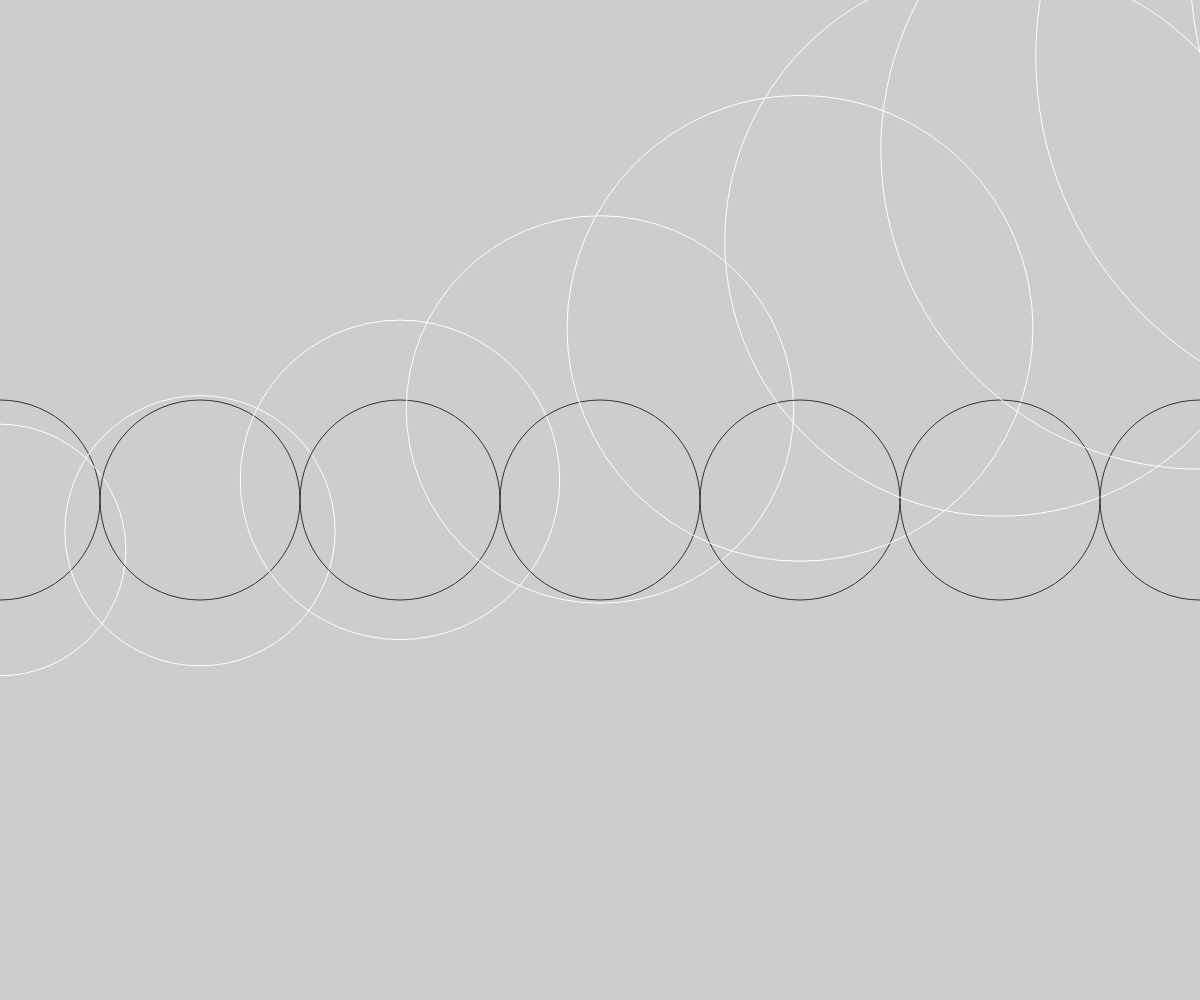
Frame 1 (no input)
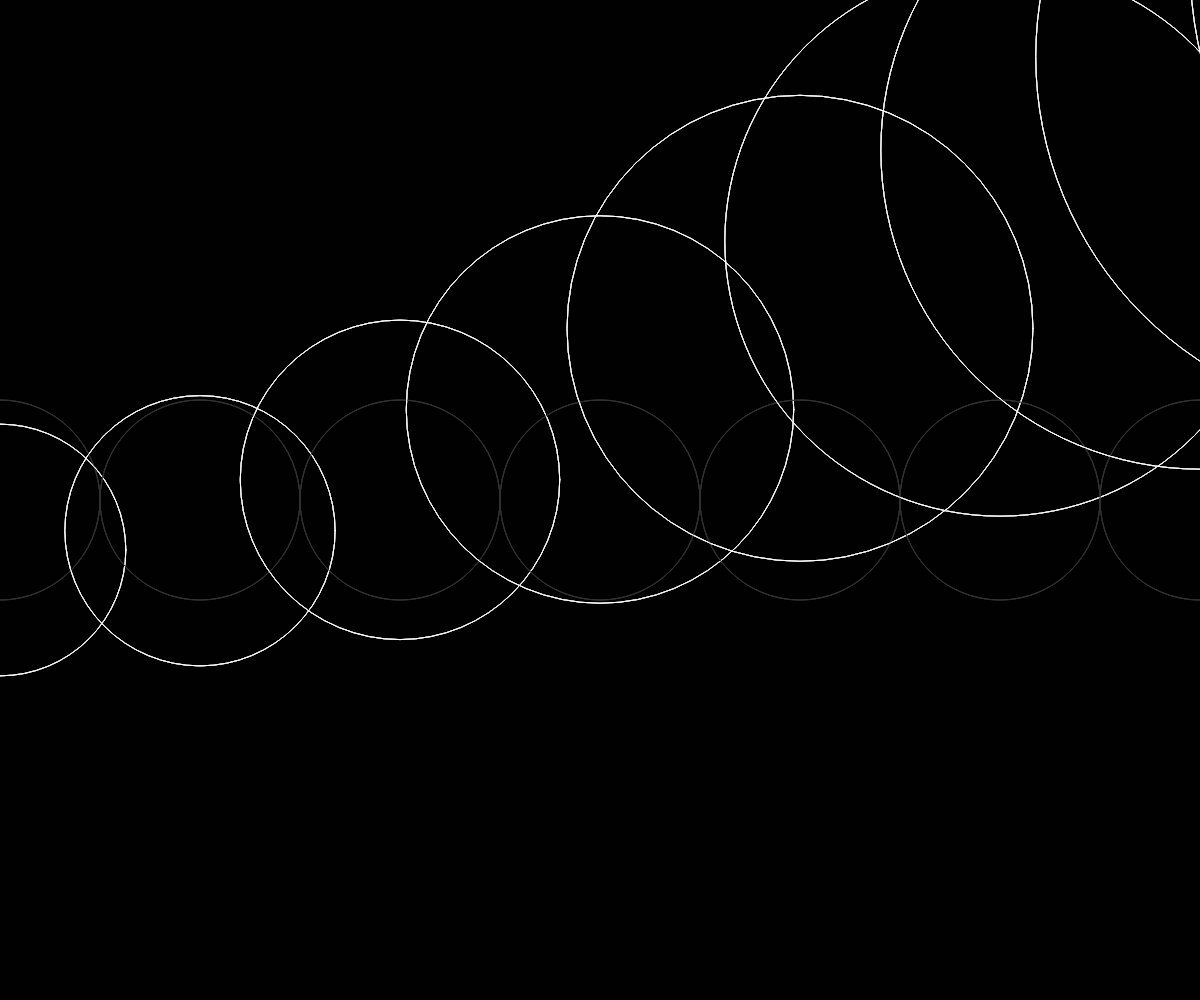
Frame 60 (no input)
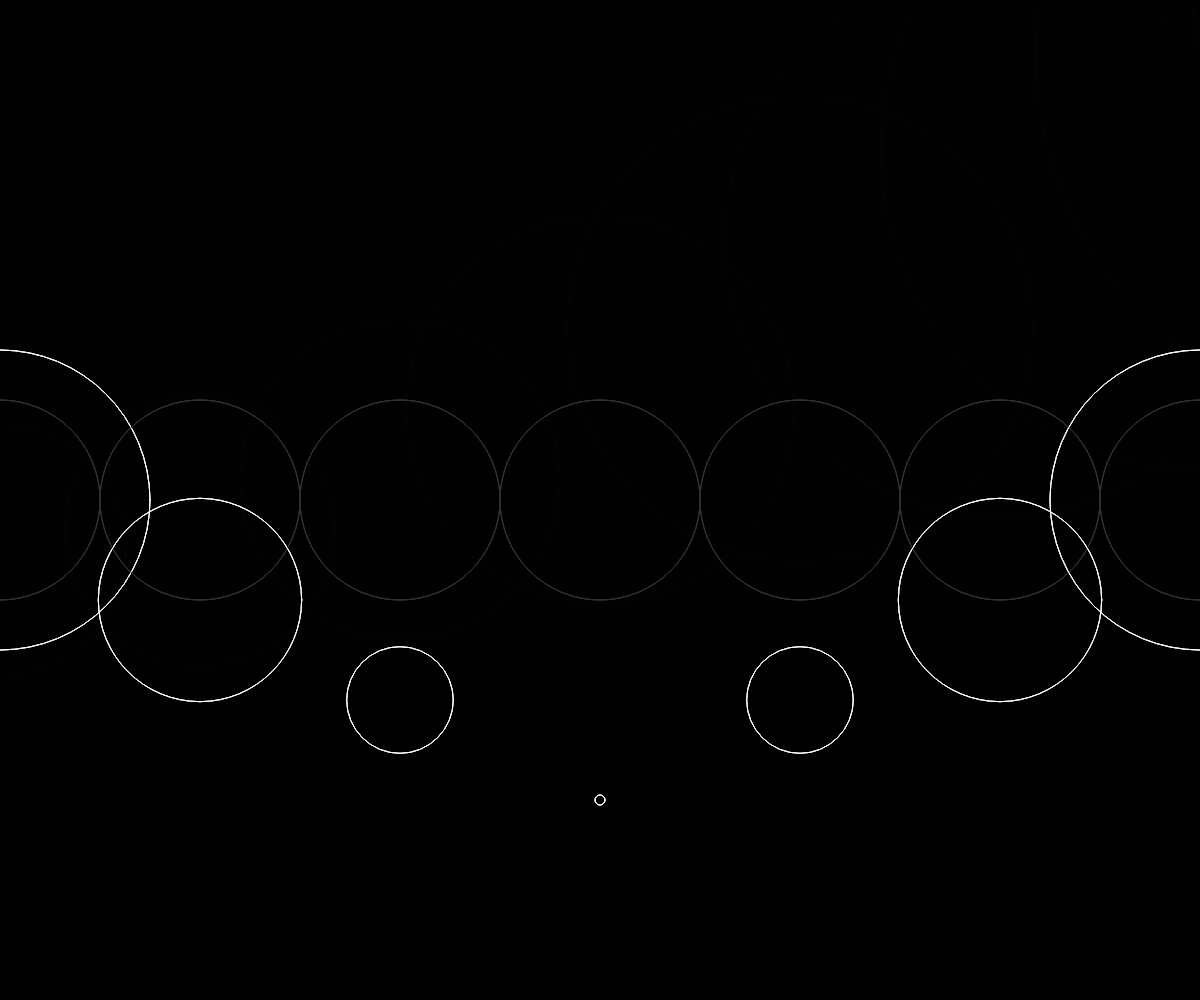
Frame 120 (the mouse pressed at the canvas centre since frame 60)

The p5.js sketch that drew these frames (run headless with seeded random() and noise() and a simulated clock; from frame 60 on, the mouse is pressed at the canvas centre):

// p5.js sketch
// ── sketch.js
function setup() {
  createCanvas(windowWidth, windowHeight);
}

function draw() {
  background(0, 50);
  noFill();
  stroke(255);

  //Studiere mal den Code ab hier. Welche Blöcke wiederholen sich?
  //Welche Werte verändern sich?

  /*let i = 0;
  ellipse(i * 200, height / 2, 200, 200);
  i = i + 1;
  ellipse(i * 200, height / 2, 200, 200);
  i = i + 1;
  ellipse(i * 200, height / 2, 200, 200);
  i = i + 1;
  ellipse(i * 200, height / 2, 200, 200);
  i = i + 1;
  ellipse(i * 200, height / 2, 200, 200);
  i = i + 1;
  ellipse(i * 200, height / 2, 200, 200);
  i = i + 1;
  ellipse(i * 200, height / 2, 200, 200);
  i = i + 1;
  ellipse(i * 200, height / 2, 200, 200);
  i = i + 1;
  ellipse(i * 200, height / 2, 200, 200);
  i = i + 1;
  ellipse(i * 200, height / 2, 200, 200);*/

  for(let i = 0; i < 10; i++) {
    // Plan: y Position ist abhängig von Distanz von Maus zu Mitte der Ellipse
    let distanz = dist(mouseX, mouseY, i*200, height/2);
    // map(distanz, 0, width, nach unten, nach oben)
    let yPos = map(distanz, 0, width, -300, 300);

    // Plan: Durchmesser abhängig von Distanz (je näher desto kleiner)
    let durchmesser = map(distanz, 0, width / 2, 10, 300);
    
    // ohne Verschiebungsfaktor
    stroke(50);
    ellipse(i * 200, height / 2, 200, 200);
    // mit Verschiebungsfaktor
    stroke(255);
    ellipse(i * 200, height / 2 - yPos, durchmesser, durchmesser);
  }
}
